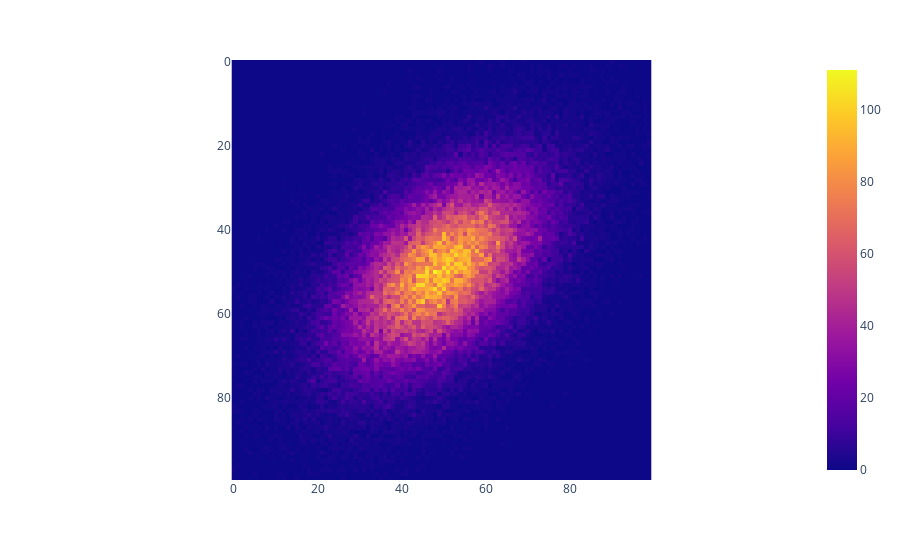

Notebook code cell kept with this figure:
### Code cell
PlotHistogram(er.histograms[5])

### Figure 1 — Plotly figure (JSON) as saved in the notebook; plotly's stock layout.template omitted (floating-point values rounded to 4 significant figures; data arrays with more than 128 entries replaced by an {"elided": "..."} marker saying what was removed)
{"data": [{"coloraxis": "coloraxis", "hovertemplate": "x: %{x}<br>y: %{y}<br>color: %{z}<extra></extra>", "name": "0", "type": "heatmap", "xaxis": "x", "yaxis": "y", "z": {"elided": "100x100 int values"}}], "layout": {"coloraxis": {"colorscale": [[0, "#0d0887"], [0.1111, "#46039f"], [0.2222, "#7201a8"], [0.3333, "#9c179e"], [0.4444, "#bd3786"], [0.5556, "#d8576b"], [0.6667, "#ed7953"], [0.7778, "#fb9f3a"], [0.8889, "#fdca26"], [1, "#f0f921"]]}, "margin": {"t": 60}, "xaxis": {"anchor": "y", "constrain": "domain", "domain": [0, 1], "scaleanchor": "y"}, "yaxis": {"anchor": "x", "autorange": "reversed", "constrain": "domain", "domain": [0, 1]}}}
